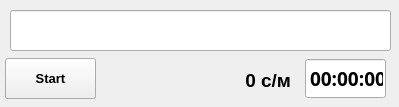
<?xml version="1.0" encoding="UTF-8"?>
<ui version="4.0">
 <class>MainWindow</class>
 <widget class="QMainWindow" name="MainWindow">
  <property name="geometry">
   <rect>
    <x>0</x>
    <y>0</y>
    <width>399</width>
    <height>107</height>
   </rect>
  </property>
  <property name="windowTitle">
   <string>Typing Speed</string>
  </property>
  <widget class="QWidget" name="centralWidget">
   <widget class="QTimeEdit" name="timeEdit">
    <property name="geometry">
     <rect>
      <x>305</x>
      <y>58</y>
      <width>81</width>
      <height>41</height>
     </rect>
    </property>
    <property name="font">
     <font>
      <family>Andalus</family>
      <pointsize>14</pointsize>
      <weight>75</weight>
      <italic>false</italic>
      <bold>true</bold>
     </font>
    </property>
    <property name="wrapping">
     <bool>false</bool>
    </property>
    <property name="frame">
     <bool>true</bool>
    </property>
    <property name="readOnly">
     <bool>true</bool>
    </property>
    <property name="buttonSymbols">
     <enum>QAbstractSpinBox::NoButtons</enum>
    </property>
    <property name="keyboardTracking">
     <bool>true</bool>
    </property>
   </widget>
   <widget class="QPushButton" name="btn">
    <property name="geometry">
     <rect>
      <x>5</x>
      <y>58</y>
      <width>91</width>
      <height>41</height>
     </rect>
    </property>
    <property name="font">
     <font>
      <pointsize>10</pointsize>
      <weight>75</weight>
      <bold>true</bold>
     </font>
    </property>
    <property name="text">
     <string>Start</string>
    </property>
    <property name="checkable">
     <bool>true</bool>
    </property>
    <property name="checked">
     <bool>false</bool>
    </property>
   </widget>
   <widget class="QLabel" name="label">
    <property name="geometry">
     <rect>
      <x>170</x>
      <y>60</y>
      <width>121</width>
      <height>41</height>
     </rect>
    </property>
    <property name="font">
     <font>
      <pointsize>14</pointsize>
      <weight>75</weight>
      <bold>true</bold>
     </font>
    </property>
    <property name="text">
     <string>0 с/м</string>
    </property>
    <property name="alignment">
     <set>Qt::AlignRight|Qt::AlignTrailing|Qt::AlignVCenter</set>
    </property>
   </widget>
   <widget class="QLineEdit" name="lineEdit">
    <property name="geometry">
     <rect>
      <x>10</x>
      <y>10</y>
      <width>381</width>
      <height>41</height>
     </rect>
    </property>
    <property name="font">
     <font>
      <family>BrushType</family>
      <pointsize>16</pointsize>
      <weight>75</weight>
      <bold>true</bold>
     </font>
    </property>
   </widget>
  </widget>
 </widget>
 <layoutdefault spacing="6" margin="11"/>
 <resources/>
 <connections>
  <connection>
   <sender>lineEdit</sender>
   <signal>returnPressed()</signal>
   <receiver>btn</receiver>
   <slot>click()</slot>
   <hints>
    <hint type="sourcelabel">
     <x>94</x>
     <y>265</y>
    </hint>
    <hint type="destinationlabel">
     <x>68</x>
     <y>302</y>
    </hint>
   </hints>
  </connection>
 </connections>
</ui>
